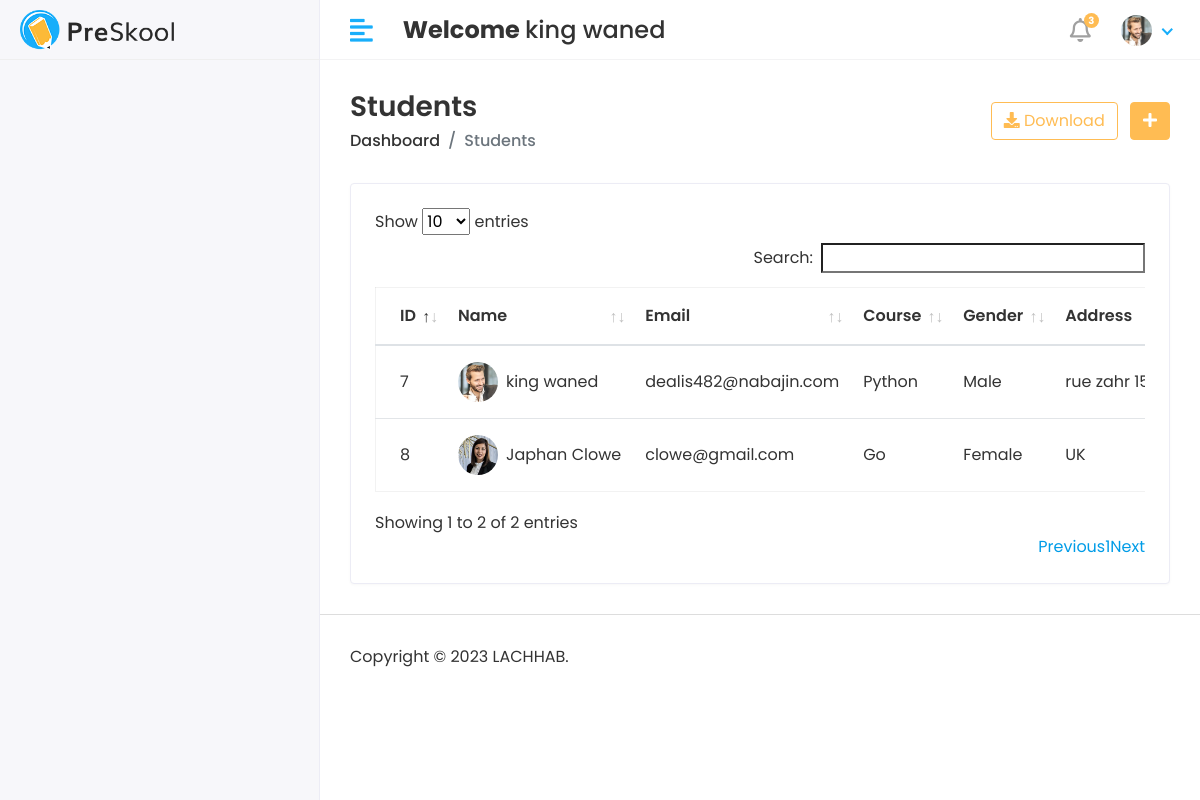
The app's page /Hod/Student/View (signed in) with its own data.
### app/models.py (models this page shows, shortened)
class CustomtUser(AbstractUser):
    USER = (
        (1, "HOD"),
        (2, "STAFF"),
        (3, "STUDENT"),
    )
    user_type = models.CharField(choices=USER, max_length=50, default=1)
    profile_pic = models.ImageField(upload_to='media/profile_pic')

class Student(models.Model):
    admin = models.OneToOneField(CustomtUser, on_delete=models.CASCADE)
    address = models.TextField()
    gender = models.CharField(max_length=100)
    course_id = models.ForeignKey(Course, on_delete=models.DO_NOTHING)
    session_year_id = models.ForeignKey(
        Session_Year, on_delete=models.DO_NOTHING)
    created_at = models.DateTimeField(auto_now_add=True)
    updated_at = models.DateTimeField(auto_now=True)

class Course(models.Model):
    name = models.CharField(max_length=100)
    created_at = models.DateTimeField(auto_now_add=True)
    updated_at = models.DateTimeField(auto_now=True)

### student_management/Hod_views.py (the view)
# urls.py: path('Hod/Student/View', Hod_views.VIEW_STUDENT, name='view_student'),
@login_required(login_url='/')
def VIEW_STUDENT(request):
    student = Student.objects.all()
    context = {
        'student': student,
    }
    return render(request, 'Hod/view_student.html', context)

### templates/Hod/view_student.html (shortened to what this page needs)
{% extends 'base.html' %}
{% block content %}
<div class="content container-fluid">
   <div class="page-header">
      <div class="row align-items-center">
         <div class="col">
            <h3 class="page-title">Students</h3>
            <ul class="breadcrumb">
               <li class="breadcrumb-item"><a href="{% url 'hod_home' %}">Dashboard</a></li>
               <li class="breadcrumb-item active">Students</li>
            </ul>
         </div>
         <div class="col-auto text-right float-right ml-auto">
            <a href="#" class="btn btn-outline-primary mr-2"><i class="fas fa-download"></i> Download</a>
            <a href="{% url 'add_student' %}" class="btn btn-primary"><i class="fas fa-plus"></i></a>
         </div>
      </div>
   </div>
   <div class="row">
      <div class="col-sm-12">
         <div class="card card-table">
            <div class="card-body">
               <div class="table-responsive">
                  <table id="table_id" class="table table-hover table-center mb-0">
                     <thead>
                        <tr>
                           <th>ID</th>
                           <th>Name</th>
                           <th>Email</th>
                           <th>Course</th>
                           <th>Gender</th>
                           <th>Address</th>
                        </tr>
                     </thead>
                     <tbody>
                        {% for i in student %}
                        <tr>
                           <td>{{i.id}}</td>
                           <td>
                              <h2 class="table-avatar">
                                 <a href="student-details.html" class="avatar avatar-sm mr-2"><img
                                       class="avatar-img rounded-circle" src="/{{i.admin.profile_pic}}"
                                       alt="User Image"></a>
                                 <a href="student-details.html">{{i.admin.first_name}}&nbsp;{{i.admin.last_name}}</a>
                              </h2>
                           </td>
                           <td>{{i.admin.email}}</td>
                           <td>{{i.course_id.name}}</td>
                           <td>{{i.gender}}</td>
                           <td>{{i.address}}</td>
                        </tr>
                        {% endfor %}
                     </tbody>
                  </table>
               </div>
            </div>
         </div>
      </div>
   </div>
</div>
{% endblock %}

### templates/base.html (shortened to what this page needs)
<!DOCTYPE html>
<html lang="en">
{% load static %}
<head>
   <link rel="stylesheet" href="{% static 'assets/plugins/bootstrap/css/bootstrap.min.css' %}">
   <link rel="stylesheet" href="{% static 'assets/plugins/fontawesome/css/fontawesome.min.css' %}">
   <link rel="stylesheet" href="{% static 'assets/plugins/fontawesome/css/all.min.css' %}">
   <link rel="stylesheet" href="{% static 'assets/css/style.css' %}">
   <link rel="stylesheet" href="{% static 'assets/plugins/datatables/datatables.min.css' %}">
</head>
<body>
   <div class="main-wrapper">
      {% include 'includes/header.html' %}
      {% include 'includes/sidebar.html' %}
      <div class="page-wrapper">
         {% block content %}
         {% endblock %}
         {% include 'includes/footer.html' %}
      </div>
</body>
</html>

### templates/includes/header.html (shortened to what this page needs)
{% load static %}
<div class="header">
    <div class="header-left">
       <a href="index.html" class="logo">
       <img src="{% static 'assets/img/logo.png' %}" alt="Logo">
       </a>
    </div>
    <a href="javascript:void(0);" id="toggle_btn">
    <i class="fas fa-align-left"></i>
    </a>
    <div class="top-nav-search mt-3">
       <h4><strong>Welcome </strong><span>{{user.first_name}} {{user.last_name}}</span></h4>
    </div>
    <ul class="nav user-menu">
       <li class="nav-item dropdown noti-dropdown">
          <a href="#" class="dropdown-toggle nav-link" data-toggle="dropdown">
          <i class="far fa-bell"></i> <span class="badge badge-pill">3</span>
          </a>
       </li>
       <li class="nav-item dropdown has-arrow">
          <a href="#" class="dropdown-toggle nav-link" data-toggle="dropdown">
            {% if user.profile_pic == "" %}
            <span class="user-img"><img class="rounded-circle" src="{% static 'assets/img/avatar-13.jpg' %}" width="31" alt="{{user.first_name}} {{user.last_name}}"></span>
            {% else %}
            <span class="user-img"><img class="rounded-circle" src="/{{user.profile_pic}}" width="31" alt="{{user.first_name}} {{user.last_name}}"></span>
            {% endif %}
         </a>
       </li>
    </ul>
 </div>

### templates/includes/sidebar.html (shortened to what this page needs)
{% load static %}
{% load active_link_tags %}
<div class="sidebar" id="sidebar">
   <div class="sidebar-inner slimscroll">
      <div id="sidebar-menu" class="sidebar-menu">
      </div>
   </div>
</div>

### templates/includes/footer.html
{% load static %}
<footer>
    <p>Copyright © 2023 LACHHAB.</p>
 </footer>

### records on screen
CustomtUser: first_name "king", last_name "waned", profile_pic (picture)
Student: id "7", admin.profile_pic (picture), admin.first_name "king", admin.last_name "waned", admin.email "dealis482@nabajin.com", course_id.name "Python", gender "Male", address "rue zahr…"
Student: id "8", admin.profile_pic (picture), admin.first_name "Japhan", admin.last_name "Clowe", admin.email "clowe@gmail.com", course_id.name "Go", gender "Female", address "UK"
